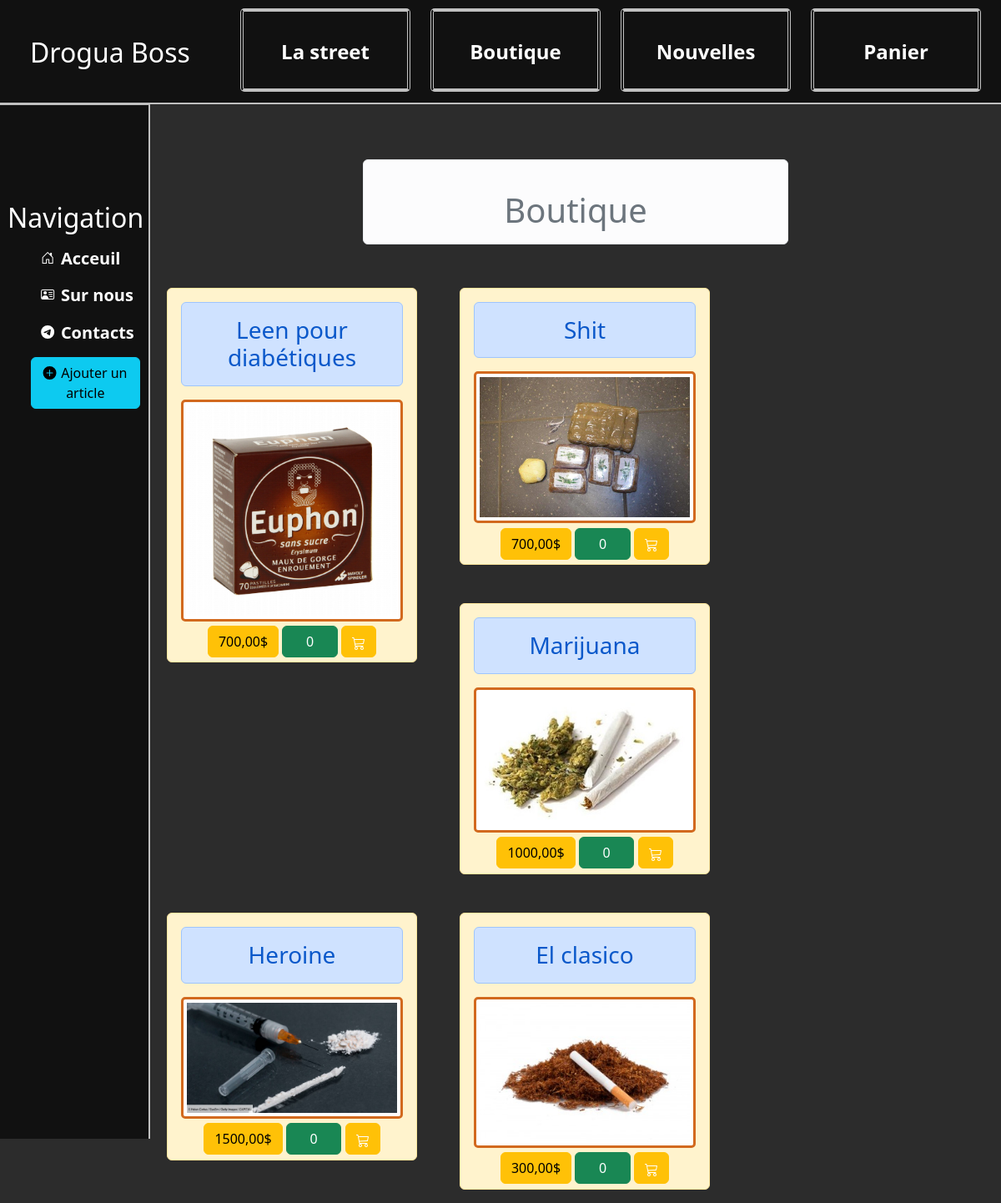
Page /shop/ (signed in) on the committed database.
### shop/models.py (models this page shows, shortened)
class Product(models.Model):
    name = models.CharField('Nom du produit', max_length=200)
    price = models.DecimalField('Prix', max_digits=10, decimal_places=2)
    image = models.ImageField('Illustration', upload_to='product_images/')

### shop/views.py (the view)
# urls.py: path('', views.BoutiqueView.as_view(), name='shop'),
@method_decorator(user_passes_test(is_admin, login_url='/shop/boss'), name='dispatch')
class BoutiqueView(ListView):
    model = Product
    template_name = 'shop.html'
    context_object_name = 'products'
    def get_context_data(self, **kwargs):
        context = super().get_context_data(**kwargs)
        user = self.request.user
        if user.is_authenticated:
            cart, created = Cart.objects.get_or_create(user=user)
            context['cart_products'] = cart.products.all()
        return context

### shop/views.py (called while the page is built)
def is_admin(user):
    return user.is_authenticated

### shop/templates/shop/product_list.html (shortened to what this page needs)
{% extends 'main/layout.html' %}
{% block content %}
        <h1 id="ti" class="alert alert-light"><span>Boutique</span></h1>
        {% for product in products %}
        <div class="product alert alert-warning">
            <h3 class="alert alert-primary">{{ product.name }}</h3>
            <img src="{{ product.image.url }}" alt="{{ product.name }}" class="img-product img-thumbnail">
            <div class="product-buy">
            {% if not product in cart_products %}
                <form method="post" action="{% url 'add_to_cart' product.id %}">
                    <p class="btn btn-warning price">{{ product.price }}$</p>
                    <input type="number" name="quantity" value="0" min="1" class="btn btn-success" id="quan">
                    <button type="submit" class="btn btn-warning car">
                      </svg></button>
                </form>
            {% else %}
                <p class="alert alert-success" id="deja">Déjà dans le panier</p>
            {% endif %}
            </div>
        </div>
{% endfor %}
{% endblock %}

### main/static/main/css/style.css (style rules this page uses)
* { margin: 0; padding: 0; }
body { background-color: rgb(241, 239, 239); }
body { background: #2c2c2c; color: #fff; }
.img-product { width: 300px; height: 25%; border-radius: 5px; border: 3px solid chocolate; }
.product { width: 300px; height: 25%; float: left; position: relative; left: 20px; margin-right: 5%; margin-top: 3%; text-align: center; }
.car { color: #fff; transition: all .7s ease; }
.btn-warning svg { animation: myAnimation 2s infinite; }
.car { margin-bottom: -4%; margin-top: 2%; }
#quan { margin-bottom: -4%; margin-top: 2%; width: 25%; text-align: center; }
.price { margin-bottom: -4%; margin-top: 2%; }
input[type="number"] { -moz-appearance: textfield; appearance: textfield; }
.alert-light { width: 50%; margin-top: 7%; text-align: center; position: relative; left: 25%; height: auto; bottom: 5px; }

### rows in the picture
Product: name "Leen pour diabétiques", image (picture), price "700,00"
Product: name "Shit", image (picture), price "700,00"
Product: name "Marijuana", image (picture), price "1000,00"
Product: name "Heroine", image (picture), price "1500,00"
Product: name "El clasico", image (picture), price "300,00"
